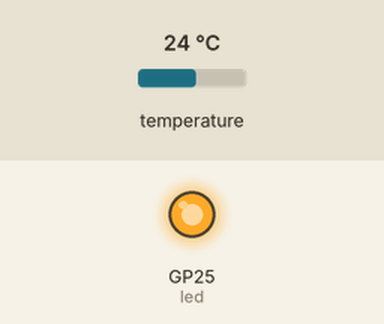
A program run on a simulated Raspberry Pi Pico running MicroPython. On the bench: output pins drawn as LEDs (lit = HIGH). Inputs (shaded band) come from the test bench; at power-on: temperature 24 °C. WiFi joins after 1.5 s; no MQTT or app messages arrive unless stated; library files of the repository ran but are not shown: secrets.py; what the program prints to the serial console is not drawn.

Above: at 2.5 s.
At 8.0 s:
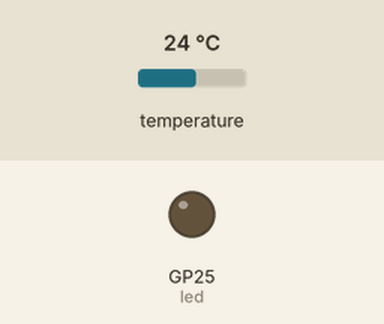
Timing chart, 0 to 10.0 s (numbered marks = the images above):
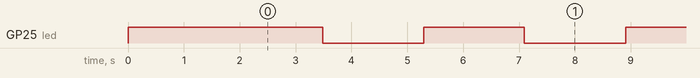

Measured:
- by itself, GP25 (led): alternates HIGH for 1.8 s and LOW for 1.8 s

The program:

main.py
```python
import machine
from machine import Pin
import onewire
import binascii
from time import sleep
import time
import network
import secrets
import ds18x20
from lib.umqtt.simple import MQTTClient
print('Start')
# MQTT functions
mqtt_server = 'pi0-2w.fritz.box'
client_id = 'bigles98765'
topic_pub = b'costman.temp'

led = machine.Pin("LED", machine.Pin.OUT)
led.on()


def mqtt_connect():
    global client
    client = MQTTClient(client_id, mqtt_server, keepalive=3600)
    client.connect()
    #    print('Connected to %s MQTT Broker'%(mqtt_server))
    return client


def reconnect():
    #    print('Failed to connect to the MQTT Broker. Reconnecting...')
    time.sleep(5)
    machine.reset()


# initialize sensors
ds_pin = machine.Pin(2, Pin.ALT, Pin.PULL_UP)
ds_sensor = ds18x20.DS18X20(onewire.OneWire(ds_pin))
roms = ds_sensor.scan()
rom_count = len(roms)
print('Found DS devices:' + str(rom_count))

# initialize WiFi
wlan = network.WLAN(network.STA_IF)
wlan.active(True)
wlan.connect(secrets.SSID, secrets.PASSWORD)
sleep(1.5)

client = None
try:
    client = mqtt_connect()
except OSError as e:
    reconnect()

count = 0
pause_seconds = 1.8
while True:
    ds_sensor.convert_temp()
    led.on()
    sleep(pause_seconds)
    led.off()
    sleep(pause_seconds)
    count += 1
    topic_msg = "{:6}|".format(count).replace(' ', '')
    for rom in roms:
        temp = ds_sensor.read_temp(rom)
        topic_msg += str(binascii.hexlify(rom)).replace('b\'', '').replace('\'', '') + ":{:.4f}".format(temp) + ';'
    client.publish(topic_pub, topic_msg)
```
